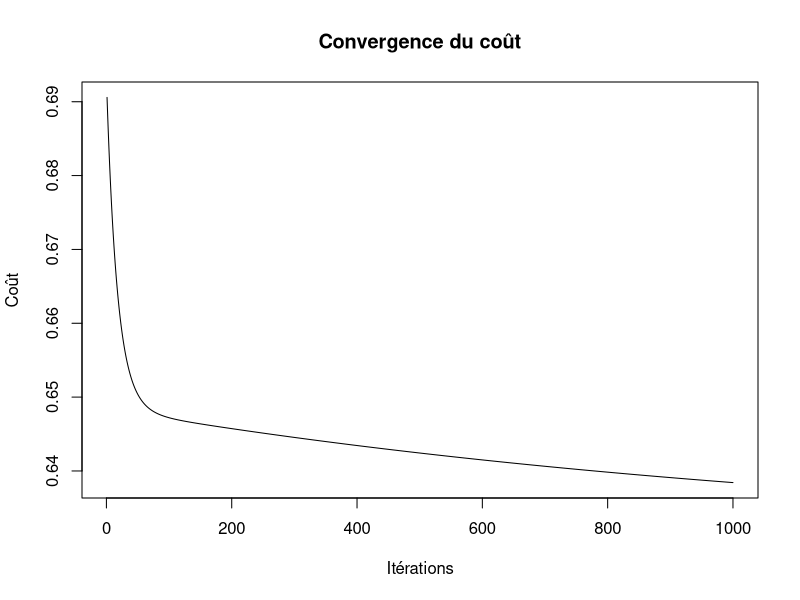

R code for this plot:
# Fonction sigmoïde
sigmoide <- function(z) {
  #' @param z : vecteur ou matrice
  #' @return sigmoïde de z (valeur comprise entre 0 et 1)
  return(1 / (1 + exp(-z)))
}

# Fonction de coût
cost_function <- function(X, y, theta) {
  #' @param X : matrice des caractéristiques
  #' @param y : vecteur des étiquettes
  #' @param theta : vecteur des paramètres
  #' @return coût de la régression logistique
  m <- length(y)
  h <- sigmoide(X %*% theta) # %*% = produit matriciel
  cost <- (-1 / m) * sum(y * log(h) + (1 - y) * log(1 - h))
  return(cost)
}

# Fonction de descente de gradient
gradient_descent <- function(X, y, theta, alpha, num_iters) {
  #' @param X : matrice des caractéristiques
  #' @param y : vecteur des étiquettes
  #' @param theta : vecteur des paramètres
  #' @param alpha : taux d'apprentissage
  #' @param num_iters : nombre d'itérations
  #' @return liste contenant les paramètres optimisés et l'historique des coûts
  m <- length(y)
  cost_history <- numeric(num_iters)
  
  for (i in 1:num_iters) {
    h <- sigmoide(X %*% theta)
    gradient <- (1 / m) * (t(X) %*% (h - y))
    theta <- theta - alpha * gradient
    cost_history[i] <- cost_function(X, y, theta)
  }
  
  return(list(theta = theta, cost_history = cost_history))
}

# Régression logistique multinomiale
multinomial_logistic_regression <- function(X, y, alpha = 0.01, num_iters = 1000) {
  #' @param X Matrice des caractéristiques
  #' @param y Vecteur des étiquettes
  #' @param alpha Taux d'apprentissage
  #' @param num_iters Nombre d'itérations
  #' @return Liste contenant les paramètres optimisés et l'historique des coûts
  K <- length(unique(y))
  n <- ncol(X)
  theta <- matrix(0, nrow = n, ncol = K)
  
  for (k in 1:K) {
    y_k <- ifelse(y == k, 1, 0)
    result <- gradient_descent(X, y_k, theta[, k], alpha, num_iters)
    theta[, k] <- result$theta
  }
  
  return(theta)
}

# Exemple d'utilisation
set.seed(123)
X <- matrix(c(1, 1, 1, 1, 1, 2, 3, 4, 5), ncol = 2)
y <- c(0, 0, 1, 1, 1)
theta <- matrix(c(0, 0), nrow = 2)
alpha <- 0.01
num_iters <- 1000

result <- gradient_descent(X, y, theta, alpha, num_iters)
print(result$theta)
plot(result$cost_history, type = "l", main = "Convergence du coût", xlab = "Itérations", ylab = "Coût")